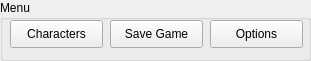
  <widget class="QGroupBox" name="MenuButtons">
   <property name="enabled">
    <bool>true</bool>
   </property>
   <property name="geometry">
    <rect>
     <x>10</x>
     <y>150</y>
     <width>311</width>
     <height>61</height>
    </rect>
   </property>
   <property name="title">
    <string>Menu</string>
   </property>
   <widget class="QPushButton" name="optionsButton">
    <property name="geometry">
     <rect>
      <x>210</x>
      <y>20</y>
      <width>93</width>
      <height>28</height>
     </rect>
    </property>
    <property name="palette">
     <palette>
      <active>
       <colorrole role="WindowText">
        <brush brushstyle="SolidPattern">
         <color alpha="255">
          <red>0</red>
          <green>0</green>
          <blue>0</blue>
         </color>
        </brush>
       </colorrole>
       <colorrole role="Button">
        <brush brushstyle="SolidPattern">
         <color alpha="255">
          <red>238</red>
          <green>238</green>
          <blue>238</blue>
         </color>
        </brush>
       </colorrole>
       <colorrole role="Light">
        <brush brushstyle="SolidPattern">
         <color alpha="255">
          <red>255</red>
          <green>255</green>
          <blue>255</blue>
         </color>
        </brush>
       </colorrole>
       <colorrole role="Midlight">
        <brush brushstyle="SolidPattern">
         <color alpha="255">
          <red>246</red>
          <green>246</green>
          <blue>246</blue>
         </color>
        </brush>
       </colorrole>
       <colorrole role="Dark">
        <brush brushstyle="SolidPattern">
         <color alpha="255">
          <red>119</red>
          <green>119</green>
          <blue>119</blue>
         </color>
        </brush>
       </colorrole>
       <colorrole role="Mid">
        <brush brushstyle="SolidPattern">
         <color alpha="255">
          <red>159</red>
          <green>159</green>
          <blue>159</blue>
         </color>
        </brush>
       </colorrole>
       <colorrole role="Text">
        <brush brushstyle="SolidPattern">
         <color alpha="255">
          <red>0</red>
          <green>0</green>
          <blue>0</blue>
         </color>
        </brush>
       </colorrole>
       <colorrole role="BrightText">
        <brush brushstyle="SolidPattern">
         <color alpha="255">
          <red>255</red>
          <green>255</green>
          <blue>255</blue>
         </color>
        </brush>
       </colorrole>
       <colorrole role="ButtonText">
        <brush brushstyle="SolidPattern">
         <color alpha="255">
          <red>0</red>
          <green>0</green>
          <blue>0</blue>
         </color>
        </brush>
       </colorrole>
       <colorrole role="Base">
        <brush brushstyle="SolidPattern">
         <color alpha="255">
          <red>255</red>
          <green>255</green>
          <blue>255</blue>
         </color>
        </brush>
       </colorrole>
       <colorrole role="Window">
        <brush brushstyle="SolidPattern">
         <color alpha="255">
          <red>238</red>
          <green>238</green>
          <blue>238</blue>
         </color>
        </brush>
       </colorrole>
       <colorrole role="Shadow">
        <brush brushstyle="SolidPattern">
         <color alpha="255">
          <red>0</red>
          <green>0</green>
          <blue>0</blue>
         </color>
        </brush>
       </colorrole>
       <colorrole role="AlternateBase">
        <brush brushstyle="SolidPattern">
         <color alpha="255">
          <red>246</red>
          <green>246</green>
          <blue>246</blue>
         </color>
        </brush>
       </colorrole>
       <colorrole role="ToolTipBase">
        <brush brushstyle="SolidPattern">
         <color alpha="255">
          <red>255</red>
          <green>255</green>
          <blue>220</blue>
         </color>
        </brush>
       </colorrole>
       <colorrole role="ToolTipText">
        <brush brushstyle="SolidPattern">
         <color alpha="255">
          <red>0</red>
          <green>0</green>
          <blue>0</blue>
         </color>
        </brush>
       </colorrole>
      </active>
      <inactive>
       <colorrole role="WindowText">
        <brush brushstyle="SolidPattern">
         <color alpha="255">
          <red>0</red>
          <green>0</green>
          <blue>0</blue>
         </color>
        </brush>
       </colorrole>
       <colorrole role="Button">
        <brush brushstyle="SolidPattern">
         <color alpha="255">
          <red>238</red>
          <green>238</green>
          <blue>238</blue>
         </color>
        </brush>
       </colorrole>
       <colorrole role="Light">
        <brush brushstyle="SolidPattern">
         <color alpha="255">
          <red>255</red>
          <green>255</green>
          <blue>255</blue>
         </color>
        </brush>
       </colorrole>
       <colorrole role="Midlight">
        <brush brushstyle="SolidPattern">
         <color alpha="255">
          <red>246</red>
          <green>246</green>
          <blue>246</blue>
         </color>
        </brush>
       </colorrole>
       <colorrole role="Dark">
        <brush brushstyle="SolidPattern">
         <color alpha="255">
          <red>119</red>
          <green>119</green>
          <blue>119</blue>
         </color>
        </brush>
       </colorrole>
       <colorrole role="Mid">
        <brush brushstyle="SolidPattern">
         <color alpha="255">
          <red>159</red>
          <green>159</green>
          <blue>159</blue>
         </color>
        </brush>
       </colorrole>
       <colorrole role="Text">
        <brush brushstyle="SolidPattern">
         <color alpha="255">
          <red>0</red>
          <green>0</green>
          <blue>0</blue>
         </color>
        </brush>
       </colorrole>
       <colorrole role="BrightText">
        <brush brushstyle="SolidPattern">
         <color alpha="255">
          <red>255</red>
          <green>255</green>
          <blue>255</blue>
         </color>
        </brush>
       </colorrole>
       <colorrole role="ButtonText">
        <brush brushstyle="SolidPattern">
         <color alpha="255">
          <red>0</red>
          <green>0</green>
          <blue>0</blue>
         </color>
        </brush>
       </colorrole>
       <colorrole role="Base">
        <brush brushstyle="SolidPattern">
         <color alpha="255">
          <red>255</red>
          <green>255</green>
          <blue>255</blue>
         </color>
        </brush>
       </colorrole>
       <colorrole role="Window">
        <brush brushstyle="SolidPattern">
         <color alpha="255">
          <red>238</red>
          <green>238</green>
          <blue>238</blue>
         </color>
        </brush>
       </colorrole>
       <colorrole role="Shadow">
        <brush brushstyle="SolidPattern">
         <color alpha="255">
          <red>0</red>
          <green>0</green>
          <blue>0</blue>
         </color>
        </brush>
       </colorrole>
       <colorrole role="AlternateBase">
        <brush brushstyle="SolidPattern">
         <color alpha="255">
          <red>246</red>
          <green>246</green>
          <blue>246</blue>
         </color>
        </brush>
       </colorrole>
       <colorrole role="ToolTipBase">
        <brush brushstyle="SolidPattern">
         <color alpha="255">
          <red>255</red>
          <green>255</green>
          <blue>220</blue>
         </color>
        </brush>
       </colorrole>
       <colorrole role="ToolTipText">
        <brush brushstyle="SolidPattern">
         <color alpha="255">
          <red>0</red>
          <green>0</green>
          <blue>0</blue>
         </color>
        </brush>
       </colorrole>
      </inactive>
      <disabled>
       <colorrole role="WindowText">
        <brush brushstyle="SolidPattern">
         <color alpha="255">
          <red>119</red>
          <green>119</green>
          <blue>119</blue>
         </color>
        </brush>
       </colorrole>
       <colorrole role="Button">
        <brush brushstyle="SolidPattern">
         <color alpha="255">
          <red>238</red>
          <green>238</green>
          <blue>238</blue>
         </color>
        </brush>
       </colorrole>
       <colorrole role="Light">
        <brush brushstyle="SolidPattern">
         <color alpha="255">
          <red>255</red>
          <green>255</green>
          <blue>255</blue>
         </color>
        </brush>
       </colorrole>
       <colorrole role="Midlight">
        <brush brushstyle="SolidPattern">
         <color alpha="255">
          <red>246</red>
          <green>246</green>
          <blue>246</blue>
         </color>
        </brush>
       </colorrole>
       <colorrole role="Dark">
        <brush brushstyle="SolidPattern">
         <color alpha="255">
          <red>119</red>
          <green>119</green>
          <blue>119</blue>
         </color>
        </brush>
       </colorrole>
       <colorrole role="Mid">
        <brush brushstyle="SolidPattern">
         <color alpha="255">
          <red>159</red>
          <green>159</green>
          <blue>159</blue>
         </color>
        </brush>
       </colorrole>
       <colorrole role="Text">
        <brush brushstyle="SolidPattern">
         <color alpha="255">
          <red>119</red>
          <green>119</green>
          <blue>119</blue>
         </color>
        </brush>
       </colorrole>
       <colorrole role="BrightText">
        <brush brushstyle="SolidPattern">
         <color alpha="255">
          <red>255</red>
          <green>255</green>
          <blue>255</blue>
         </color>
        </brush>
       </colorrole>
       <colorrole role="ButtonText">
        <brush brushstyle="SolidPattern">
         <color alpha="255">
          <red>119</red>
          <green>119</green>
          <blue>119</blue>
         </color>
        </brush>
       </colorrole>
       <colorrole role="Base">
        <brush brushstyle="SolidPattern">
         <color alpha="255">
          <red>238</red>
          <green>238</green>
          <blue>238</blue>
         </color>
        </brush>
       </colorrole>
       <colorrole role="Window">
        <brush brushstyle="SolidPattern">
         <color alpha="255">
          <red>238</red>
          <green>238</green>
          <blue>238</blue>
         </color>
        </brush>
       </colorrole>
       <colorrole role="Shadow">
        <brush brushstyle="SolidPattern">
         <color alpha="255">
          <red>0</red>
          <green>0</green>
          <blue>0</blue>
         </color>
        </brush>
       </colorrole>
       <colorrole role="AlternateBase">
        <brush brushstyle="SolidPattern">
         <color alpha="255">
          <red>238</red>
          <green>238</green>
          <blue>238</blue>
         </color>
        </brush>
       </colorrole>
       <colorrole role="ToolTipBase">
        <brush brushstyle="SolidPattern">
         <color alpha="255">
          <red>255</red>
          <green>255</green>
          <blue>220</blue>
         </color>
        </brush>
       </colorrole>
       <colorrole role="ToolTipText">
        <brush brushstyle="SolidPattern">
         <color alpha="255">
          <red>0</red>
          <green>0</green>
          <blue>0</blue>
         </color>
        </brush>
       </colorrole>
      </disabled>
     </palette>
    </property>
    <property name="text">
     <string>Options</string>
    </property>
   </widget>
   <widget class="QPushButton" name="saveGameButton">
    <property name="geometry">
     <rect>
      <x>110</x>
      <y>20</y>
      <width>93</width>
      <height>28</height>
     </rect>
    </property>
    <property name="palette">
     <palette>
      <active>
       <colorrole role="WindowText">
        <brush brushstyle="SolidPattern">
         <color alpha="255">
          <red>0</red>
          <green>0</green>
          <blue>0</blue>
         </color>
        </brush>
       </colorrole>
       <colorrole role="Button">
        <brush brushstyle="SolidPattern">
         <color alpha="255">
          <red>238</red>
          <green>238</green>
          <blue>238</blue>
         </color>
        </brush>
       </colorrole>
       <colorrole role="Light">
        <brush brushstyle="SolidPattern">
         <color alpha="255">
          <red>255</red>
          <green>255</green>
          <blue>255</blue>
         </color>
        </brush>
       </colorrole>
       <colorrole role="Midlight">
        <brush brushstyle="SolidPattern">
         <color alpha="255">
          <red>246</red>
          <green>246</green>
          <blue>246</blue>
         </color>
        </brush>
       </colorrole>
       <colorrole role="Dark">
        <brush brushstyle="SolidPattern">
         <color alpha="255">
          <red>119</red>
          <green>119</green>
          <blue>119</blue>
         </color>
        </brush>
       </colorrole>
       <colorrole role="Mid">
        <brush brushstyle="SolidPattern">
         <color alpha="255">
          <red>159</red>
          <green>159</green>
          <blue>159</blue>
         </color>
        </brush>
       </colorrole>
       <colorrole role="Text">
        <brush brushstyle="SolidPattern">
         <color alpha="255">
          <red>0</red>
          <green>0</green>
          <blue>0</blue>
         </color>
        </brush>
       </colorrole>
       <colorrole role="BrightText">
        <brush brushstyle="SolidPattern">
         <color alpha="255">
          <red>255</red>
          <green>255</green>
          <blue>255</blue>
         </color>
        </brush>
       </colorrole>
       <colorrole role="ButtonText">
        <brush brushstyle="SolidPattern">
         <color alpha="255">
          <red>0</red>
          <green>0</green>
          <blue>0</blue>
         </color>
        </brush>
       </colorrole>
       <colorrole role="Base">
        <brush brushstyle="SolidPattern">
         <color alpha="255">
          <red>255</red>
          <green>255</green>
          <blue>255</blue>
         </color>
        </brush>
       </colorrole>
       <colorrole role="Window">
        <brush brushstyle="SolidPattern">
         <color alpha="255">
          <red>238</red>
          <green>238</green>
          <blue>238</blue>
         </color>
        </brush>
       </colorrole>
       <colorrole role="Shadow">
        <brush brushstyle="SolidPattern">
         <color alpha="255">
          <red>0</red>
          <green>0</green>
          <blue>0</blue>
         </color>
        </brush>
       </colorrole>
       <colorrole role="AlternateBase">
        <brush brushstyle="SolidPattern">
         <color alpha="255">
          <red>246</red>
          <green>246</green>
          <blue>246</blue>
         </color>
        </brush>
       </colorrole>
       <colorrole role="ToolTipBase">
        <brush brushstyle="SolidPattern">
         <color alpha="255">
          <red>255</red>
          <green>255</green>
          <blue>220</blue>
         </color>
        </brush>
       </colorrole>
       <colorrole role="ToolTipText">
        <brush brushstyle="SolidPattern">
         <color alpha="255">
          <red>0</red>
          <green>0</green>
          <blue>0</blue>
         </color>
        </brush>
       </colorrole>
      </active>
      <inactive>
       <colorrole role="WindowText">
        <brush brushstyle="SolidPattern">
         <color alpha="255">
          <red>0</red>
          <green>0</green>
          <blue>0</blue>
         </color>
        </brush>
       </colorrole>
       <colorrole role="Button">
        <brush brushstyle="SolidPattern">
         <color alpha="255">
          <red>238</red>
          <green>238</green>
          <blue>238</blue>
         </color>
        </brush>
       </colorrole>
       <colorrole role="Light">
        <brush brushstyle="SolidPattern">
         <color alpha="255">
          <red>255</red>
          <green>255</green>
          <blue>255</blue>
         </color>
        </brush>
       </colorrole>
       <colorrole role="Midlight">
        <brush brushstyle="SolidPattern">
         <color alpha="255">
          <red>246</red>
          <green>246</green>
          <blue>246</blue>
         </color>
        </brush>
       </colorrole>
       <colorrole role="Dark">
        <brush brushstyle="SolidPattern">
         <color alpha="255">
          <red>119</red>
          <green>119</green>
          <blue>119</blue>
         </color>
        </brush>
       </colorrole>
       <colorrole role="Mid">
        <brush brushstyle="SolidPattern">
         <color alpha="255">
          <red>159</red>
          <green>159</green>
          <blue>159</blue>
         </color>
        </brush>
       </colorrole>
       <colorrole role="Text">
        <brush brushstyle="SolidPattern">
         <color alpha="255">
          <red>0</red>
          <green>0</green>
          <blue>0</blue>
         </color>
        </brush>
       </colorrole>
       <colorrole role="BrightText">
        <brush brushstyle="SolidPattern">
         <color alpha="255">
          <red>255</red>
          <green>255</green>
          <blue>255</blue>
         </color>
        </brush>
       </colorrole>
       <colorrole role="ButtonText">
        <brush brushstyle="SolidPattern">
         <color alpha="255">
          <red>0</red>
          <green>0</green>
          <blue>0</blue>
         </color>
        </brush>
       </colorrole>
       <colorrole role="Base">
        <brush brushstyle="SolidPattern">
         <color alpha="255">
          <red>255</red>
          <green>255</green>
          <blue>255</blue>
         </color>
        </brush>
       </colorrole>
       <colorrole role="Window">
        <brush brushstyle="SolidPattern">
         <color alpha="255">
          <red>238</red>
          <green>238</green>
          <blue>238</blue>
         </color>
        </brush>
       </colorrole>
       <colorrole role="Shadow">
        <brush brushstyle="SolidPattern">
         <color alpha="255">
          <red>0</red>
          <green>0</green>
          <blue>0</blue>
         </color>
        </brush>
       </colorrole>
       <colorrole role="AlternateBase">
        <brush brushstyle="SolidPattern">
         <color alpha="255">
          <red>246</red>
          <green>246</green>
          <blue>246</blue>
         </color>
        </brush>
       </colorrole>
       <colorrole role="ToolTipBase">
        <brush brushstyle="SolidPattern">
         <color alpha="255">
          <red>255</red>
          <green>255</green>
          <blue>220</blue>
         </color>
        </brush>
       </colorrole>
       <colorrole role="ToolTipText">
        <brush brushstyle="SolidPattern">
         <color alpha="255">
          <red>0</red>
          <green>0</green>
          <blue>0</blue>
         </color>
        </brush>
       </colorrole>
      </inactive>
      <disabled>
       <colorrole role="WindowText">
        <brush brushstyle="SolidPattern">
         <color alpha="255">
          <red>119</red>
          <green>119</green>
          <blue>119</blue>
         </color>
        </brush>
       </colorrole>
       <colorrole role="Button">
        <brush brushstyle="SolidPattern">
         <color alpha="255">
          <red>238</red>
          <green>238</green>
          <blue>238</blue>
         </color>
        </brush>
       </colorrole>
       <colorrole role="Light">
        <brush brushstyle="SolidPattern">
         <color alpha="255">
          <red>255</red>
          <green>255</green>
          <blue>255</blue>
         </color>
        </brush>
       </colorrole>
       <colorrole role="Midlight">
        <brush brushstyle="SolidPattern">
         <color alpha="255">
          <red>246</red>
          <green>246</green>
          <blue>246</blue>
         </color>
        </brush>
       </colorrole>
       <colorrole role="Dark">
        <brush brushstyle="SolidPattern">
         <color alpha="255">
          <red>119</red>
          <green>119</green>
          <blue>119</blue>
         </color>
        </brush>
       </colorrole>
       <colorrole role="Mid">
        <brush brushstyle="SolidPattern">
         <color alpha="255">
          <red>159</red>
          <green>159</green>
          <blue>159</blue>
         </color>
        </brush>
       </colorrole>
       <colorrole role="Text">
        <brush brushstyle="SolidPattern">
         <color alpha="255">
          <red>119</red>
          <green>119</green>
          <blue>119</blue>
         </color>
        </brush>
       </colorrole>
       <colorrole role="BrightText">
        <brush brushstyle="SolidPattern">
         <color alpha="255">
          <red>255</red>
          <green>255</green>
          <blue>255</blue>
         </color>
        </brush>
       </colorrole>
       <colorrole role="ButtonText">
        <brush brushstyle="SolidPattern">
         <color alpha="255">
          <red>119</red>
          <green>119</green>
          <blue>119</blue>
         </color>
        </brush>
       </colorrole>
       <colorrole role="Base">
        <brush brushstyle="SolidPattern">
         <color alpha="255">
          <red>238</red>
          <green>238</green>
          <blue>238</blue>
         </color>
        </brush>
       </colorrole>
       <colorrole role="Window">
        <brush brushstyle="SolidPattern">
         <color alpha="255">
          <red>238</red>
          <green>238</green>
          <blue>238</blue>
         </color>
        </brush>
       </colorrole>
       <colorrole role="Shadow">
        <brush brushstyle="SolidPattern">
         <color alpha="255">
          <red>0</red>
          <green>0</green>
          <blue>0</blue>
         </color>
        </brush>
       </colorrole>
       <colorrole role="AlternateBase">
        <brush brushstyle="SolidPattern">
         <color alpha="255">
          <red>238</red>
          <green>238</green>
          <blue>238</blue>
         </color>
        </brush>
       </colorrole>
       <colorrole role="ToolTipBase">
        <brush brushstyle="SolidPattern">
         <color alpha="255">
          <red>255</red>
          <green>255</green>
          <blue>220</blue>
         </color>
        </brush>
       </colorrole>
       <colorrole role="ToolTipText">
        <brush brushstyle="SolidPattern">
         <color alpha="255">
          <red>0</red>
          <green>0</green>
          <blue>0</blue>
         </color>
        </brush>
       </colorrole>
      </disabled>
     </palette>
    </property>
    <property name="text">
     <string>Save Game</string>
    </property>
   </widget>
   <widget class="QPushButton" name="characterScreenButton">
    <property name="geometry">
     <rect>
      <x>10</x>
      <y>20</y>
      <width>93</width>
      <height>28</height>
     </rect>
    </property>
    <property name="palette">
     <palette>
      <active>
       <colorrole role="WindowText">
        <brush brushstyle="SolidPattern">
         <color alpha="255">
          <red>0</red>
          <green>0</green>
          <blue>0</blue>
         </color>
        </brush>
       </colorrole>
       <colorrole role="Button">
        <brush brushstyle="SolidPattern">
         <color alpha="255">
          <red>238</red>
          <green>238</green>
          <blue>238</blue>
         </color>
        </brush>
       </colorrole>
       <colorrole role="Light">
        <brush brushstyle="SolidPattern">
         <color alpha="255">
          <red>255</red>
          <green>255</green>
          <blue>255</blue>
         </color>
        </brush>
       </colorrole>
       <colorrole role="Midlight">
        <brush brushstyle="SolidPattern">
         <color alpha="255">
          <red>246</red>
          <green>246</green>
          <blue>246</blue>
         </color>
        </brush>
       </colorrole>
       <colorrole role="Dark">
        <brush brushstyle="SolidPattern">
         <color alpha="255">
          <red>119</red>
          <green>119</green>
          <blue>119</blue>
         </color>
        </brush>
       </colorrole>
       <colorrole role="Mid">
        <brush brushstyle="SolidPattern">
         <color alpha="255">
          <red>159</red>
          <green>159</green>
          <blue>159</blue>
         </color>
        </brush>
       </colorrole>
       <colorrole role="Text">
        <brush brushstyle="SolidPattern">
         <color alpha="255">
          <red>0</red>
          <green>0</green>
          <blue>0</blue>
         </color>
        </brush>
       </colorrole>
       <colorrole role="BrightText">
        <brush brushstyle="SolidPattern">
         <color alpha="255">
          <red>255</red>
          <green>255</green>
          <blue>255</blue>
         </color>
        </brush>
       </colorrole>
       <colorrole role="ButtonText">
        <brush brushstyle="SolidPattern">
         <color alpha="255">
          <red>0</red>
          <green>0</green>
          <blue>0</blue>
         </color>
        </brush>
       </colorrole>
       <colorrole role="Base">
        <brush brushstyle="SolidPattern">
         <color alpha="255">
          <red>255</red>
          <green>255</green>
          <blue>255</blue>
         </color>
        </brush>
       </colorrole>
       <colorrole role="Window">
        <brush brushstyle="SolidPattern">
         <color alpha="255">
          <red>238</red>
          <green>238</green>
          <blue>238</blue>
         </color>
        </brush>
       </colorrole>
       <colorrole role="Shadow">
        <brush brushstyle="SolidPattern">
         <color alpha="255">
          <red>0</red>
          <green>0</green>
          <blue>0</blue>
         </color>
        </brush>
       </colorrole>
       <colorrole role="AlternateBase">
        <brush brushstyle="SolidPattern">
         <color alpha="255">
          <red>246</red>
          <green>246</green>
          <blue>246</blue>
         </color>
        </brush>
       </colorrole>
       <colorrole role="ToolTipBase">
        <brush brushstyle="SolidPattern">
         <color alpha="255">
          <red>255</red>
          <green>255</green>
          <blue>220</blue>
         </color>
        </brush>
       </colorrole>
       <colorrole role="ToolTipText">
        <brush brushstyle="SolidPattern">
         <color alpha="255">
          <red>0</red>
          <green>0</green>
          <blue>0</blue>
         </color>
        </brush>
       </colorrole>
      </active>
      <inactive>
       <colorrole role="WindowText">
        <brush brushstyle="SolidPattern">
         <color alpha="255">
          <red>0</red>
          <green>0</green>
          <blue>0</blue>
         </color>
        </brush>
       </colorrole>
       <colorrole role="Button">
        <brush brushstyle="SolidPattern">
         <color alpha="255">
          <red>238</red>
          <green>238</green>
          <blue>238</blue>
         </color>
        </brush>
       </colorrole>
       <colorrole role="Light">
        <brush brushstyle="SolidPattern">
         <color alpha="255">
          <red>255</red>
          <green>255</green>
          <blue>255</blue>
         </color>
        </brush>
       </colorrole>
       <colorrole role="Midlight">
        <brush brushstyle="SolidPattern">
         <color alpha="255">
          <red>246</red>
          <green>246</green>
          <blue>246</blue>
         </color>
        </brush>
       </colorrole>
       <colorrole role="Dark">
        <brush brushstyle="SolidPattern">
         <color alpha="255">
          <red>119</red>
          <green>119</green>
          <blue>119</blue>
         </color>
        </brush>
       </colorrole>
       <colorrole role="Mid">
        <brush brushstyle="SolidPattern">
         <color alpha="255">
          <red>159</red>
          <green>159</green>
          <blue>159</blue>
         </color>
        </brush>
       </colorrole>
       <colorrole role="Text">
        <brush brushstyle="SolidPattern">
         <color alpha="255">
          <red>0</red>
          <green>0</green>
          <blue>0</blue>
         </color>
        </brush>
       </colorrole>
       <colorrole role="BrightText">
        <brush brushstyle="SolidPattern">
         <color alpha="255">
          <red>255</red>
          <green>255</green>
          <blue>255</blue>
         </color>
        </brush>
       </colorrole>
       <colorrole role="ButtonText">
        <brush brushstyle="SolidPattern">
         <color alpha="255">
          <red>0</red>
          <green>0</green>
          <blue>0</blue>
         </color>
        </brush>
       </colorrole>
       <colorrole role="Base">
        <brush brushstyle="SolidPattern">
         <color alpha="255">
          <red>255</red>
          <green>255</green>
          <blue>255</blue>
         </color>
        </brush>
       </colorrole>
       <colorrole role="Window">
        <brush brushstyle="SolidPattern">
         <color alpha="255">
          <red>238</red>
          <green>238</green>
          <blue>238</blue>
         </color>
        </brush>
       </colorrole>
       <colorrole role="Shadow">
        <brush brushstyle="SolidPattern">
         <color alpha="255">
          <red>0</red>
          <green>0</green>
          <blue>0</blue>
         </color>
        </brush>
       </colorrole>
       <colorrole role="AlternateBase">
        <brush brushstyle="SolidPattern">
         <color alpha="255">
          <red>246</red>
          <green>246</green>
          <blue>246</blue>
         </color>
        </brush>
       </colorrole>
       <colorrole role="ToolTipBase">
        <brush brushstyle="SolidPattern">
         <color alpha="255">
          <red>255</red>
          <green>255</green>
          <blue>220</blue>
         </color>
        </brush>
       </colorrole>
       <colorrole role="ToolTipText">
        <brush brushstyle="SolidPattern">
         <color alpha="255">
          <red>0</red>
          <green>0</green>
          <blue>0</blue>
         </color>
        </brush>
       </colorrole>
      </inactive>
      <disabled>
       <colorrole role="WindowText">
        <brush brushstyle="SolidPattern">
         <color alpha="255">
          <red>119</red>
          <green>119</green>
          <blue>119</blue>
         </color>
        </brush>
       </colorrole>
       <colorrole role="Button">
        <brush brushstyle="SolidPattern">
         <color alpha="255">
          <red>238</red>
          <green>238</green>
          <blue>238</blue>
         </color>
        </brush>
       </colorrole>
       <colorrole role="Light">
        <brush brushstyle="SolidPattern">
         <color alpha="255">
          <red>255</red>
          <green>255</green>
          <blue>255</blue>
         </color>
        </brush>
       </colorrole>
       <colorrole role="Midlight">
        <brush brushstyle="SolidPattern">
         <color alpha="255">
          <red>246</red>
          <green>246</green>
          <blue>246</blue>
         </color>
        </brush>
       </colorrole>
       <colorrole role="Dark">
        <brush brushstyle="SolidPattern">
         <color alpha="255">
          <red>119</red>
          <green>119</green>
          <blue>119</blue>
         </color>
        </brush>
       </colorrole>
       <colorrole role="Mid">
        <brush brushstyle="SolidPattern">
         <color alpha="255">
          <red>159</red>
          <green>159</green>
          <blue>159</blue>
         </color>
        </brush>
       </colorrole>
       <colorrole role="Text">
        <brush brushstyle="SolidPattern">
         <color alpha="255">
          <red>119</red>
          <green>119</green>
          <blue>119</blue>
         </color>
        </brush>
       </colorrole>
       <colorrole role="BrightText">
        <brush brushstyle="SolidPattern">
         <color alpha="255">
          <red>255</red>
          <green>255</green>
          <blue>255</blue>
         </color>
        </brush>
       </colorrole>
       <colorrole role="ButtonText">
        <brush brushstyle="SolidPattern">
         <color alpha="255">
          <red>119</red>
          <green>119</green>
          <blue>119</blue>
         </color>
        </brush>
       </colorrole>
       <colorrole role="Base">
        <brush brushstyle="SolidPattern">
         <color alpha="255">
          <red>238</red>
          <green>238</green>
          <blue>238</blue>
         </color>
        </brush>
       </colorrole>
       <colorrole role="Window">
        <brush brushstyle="SolidPattern">
         <color alpha="255">
          <red>238</red>
          <green>238</green>
          <blue>238</blue>
         </color>
        </brush>
       </colorrole>
       <colorrole role="Shadow">
        <brush brushstyle="SolidPattern">
         <color alpha="255">
          <red>0</red>
          <green>0</green>
          <blue>0</blue>
         </color>
        </brush>
       </colorrole>
       <colorrole role="AlternateBase">
        <brush brushstyle="SolidPattern">
         <color alpha="255">
          <red>238</red>
          <green>238</green>
          <blue>238</blue>
         </color>
        </brush>
       </colorrole>
       <colorrole role="ToolTipBase">
        <brush brushstyle="SolidPattern">
         <color alpha="255">
          <red>255</red>
          <green>255</green>
          <blue>220</blue>
         </color>
        </brush>
       </colorrole>
       <colorrole role="ToolTipText">
        <brush brushstyle="SolidPattern">
         <color alpha="255">
          <red>0</red>
          <green>0</green>
          <blue>0</blue>
         </color>
        </brush>
       </colorrole>
      </disabled>
     </palette>
    </property>
    <property name="text">
     <string>Characters</string>
    </property>
   </widget>
  </widget>
